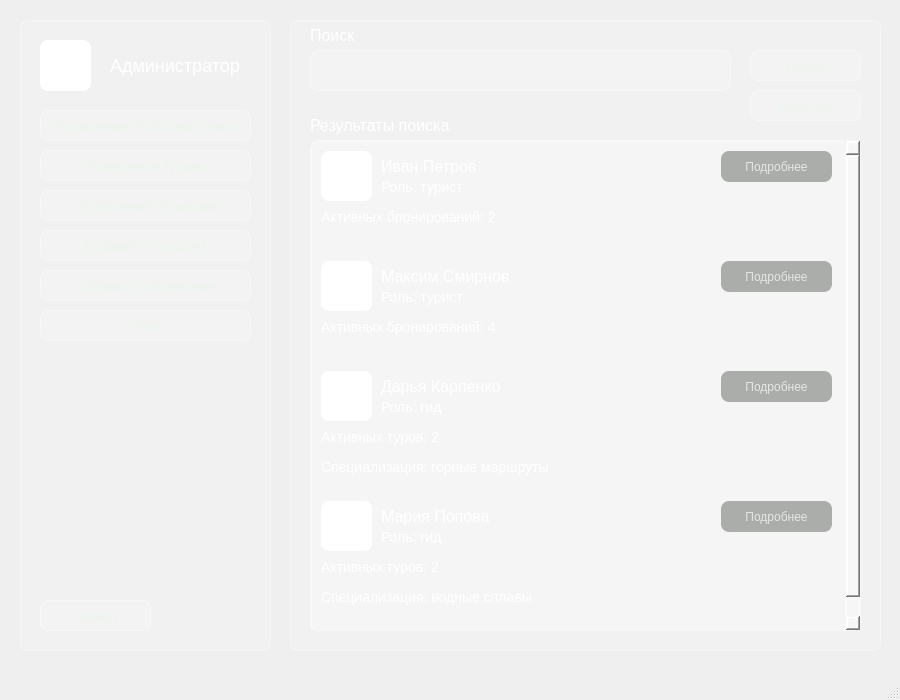
<?xml version="1.0" encoding="UTF-8"?>
<ui version="4.0">
 <class>MainWindow</class>
 <widget class="QMainWindow" name="MainWindow">
  <property name="geometry">
   <rect>
    <x>0</x>
    <y>0</y>
    <width>900</width>
    <height>700</height>
   </rect>
  </property>
  <property name="windowTitle">
   <string>MainWindow</string>
  </property>
  <property name="styleSheet">
   <string notr="true">background-color: qlineargradient(spread:pad, x1:1, y1:1, x2:0, y2:0,
    stop:0 rgba(20, 65, 30, 255),
    stop:0.427447 rgba(35, 95, 55, 235),
    stop:1 rgba(110, 160, 90, 255));</string>
  </property>
  <widget class="QWidget" name="centralwidget">
   <widget class="QFrame" name="frame">
    <property name="geometry">
     <rect>
      <x>20</x>
      <y>20</y>
      <width>251</width>
      <height>631</height>
     </rect>
    </property>
    <property name="styleSheet">
     <string notr="true">background-color: rgba(255, 255, 255, 0.15);
color: rgb(235, 245, 235);
border: 1px solid rgba(255, 255, 255, 0.35);
border-radius: 8px</string>
    </property>
    <property name="frameShape">
     <enum>QFrame::Shape::StyledPanel</enum>
    </property>
    <property name="frameShadow">
     <enum>QFrame::Shadow::Raised</enum>
    </property>
    <widget class="QLabel" name="label_Admin">
     <property name="geometry">
      <rect>
       <x>90</x>
       <y>30</y>
       <width>141</width>
       <height>31</height>
      </rect>
     </property>
     <property name="styleSheet">
      <string notr="true">background-color: none;
font-size: 18px;
border: none;
color: white;</string>
     </property>
     <property name="text">
      <string>Администратор</string>
     </property>
    </widget>
    <widget class="QLabel" name="label_ImageAdmin">
     <property name="geometry">
      <rect>
       <x>20</x>
       <y>20</y>
       <width>51</width>
       <height>51</height>
      </rect>
     </property>
     <property name="styleSheet">
      <string notr="true">background-color: white;
border: none;</string>
     </property>
     <property name="text">
      <string/>
     </property>
    </widget>
    <widget class="QPushButton" name="pushButton_ControlTourist">
     <property name="geometry">
      <rect>
       <x>20</x>
       <y>90</y>
       <width>211</width>
       <height>31</height>
      </rect>
     </property>
     <property name="styleSheet">
      <string notr="true">background-color: rgba(255, 255, 255, 0.15);
color: rgb(235, 245, 235);
border: 1px solid rgba(255, 255, 255, 0.35);
border-radius: 8px;
font-size: 14px;</string>
     </property>
     <property name="text">
      <string>Управление пользователями</string>
     </property>
    </widget>
    <widget class="QPushButton" name="pushButton_ControlTour">
     <property name="geometry">
      <rect>
       <x>20</x>
       <y>130</y>
       <width>211</width>
       <height>31</height>
      </rect>
     </property>
     <property name="styleSheet">
      <string notr="true">background-color: rgba(255, 255, 255, 0.15);
color: rgb(235, 245, 235);
border: 1px solid rgba(255, 255, 255, 0.35);
border-radius: 8px;
font-size: 14px;</string>
     </property>
     <property name="text">
      <string>Управление турами</string>
     </property>
    </widget>
    <widget class="QPushButton" name="pushButton_ControlReview">
     <property name="geometry">
      <rect>
       <x>20</x>
       <y>170</y>
       <width>211</width>
       <height>31</height>
      </rect>
     </property>
     <property name="styleSheet">
      <string notr="true">background-color: rgba(255, 255, 255, 0.15);
color: rgb(235, 245, 235);
border: 1px solid rgba(255, 255, 255, 0.35);
border-radius: 8px;
font-size: 14px;</string>
     </property>
     <property name="text">
      <string>Управление отзывами</string>
     </property>
    </widget>
    <widget class="QPushButton" name="pushButton_Route">
     <property name="geometry">
      <rect>
       <x>20</x>
       <y>210</y>
       <width>211</width>
       <height>31</height>
      </rect>
     </property>
     <property name="styleSheet">
      <string notr="true">background-color: rgba(255, 255, 255, 0.15);
color: rgb(235, 245, 235);
border: 1px solid rgba(255, 255, 255, 0.35);
border-radius: 8px;
font-size: 14px;</string>
     </property>
     <property name="text">
      <string>Добавить маршрут</string>
     </property>
    </widget>
    <widget class="QPushButton" name="pushButton_Equipment">
     <property name="geometry">
      <rect>
       <x>20</x>
       <y>250</y>
       <width>211</width>
       <height>31</height>
      </rect>
     </property>
     <property name="styleSheet">
      <string notr="true">background-color: rgba(255, 255, 255, 0.15);
color: rgb(235, 245, 235);
border: 1px solid rgba(255, 255, 255, 0.35);
border-radius: 8px;
font-size: 14px;</string>
     </property>
     <property name="text">
      <string>Добавить снаряжение</string>
     </property>
    </widget>
    <widget class="QPushButton" name="pushButton_Logout">
     <property name="geometry">
      <rect>
       <x>20</x>
       <y>580</y>
       <width>111</width>
       <height>31</height>
      </rect>
     </property>
     <property name="styleSheet">
      <string notr="true">background-color: rgba(255, 255, 255, 0.15);
color: rgb(235, 245, 235);
border: 1px solid rgba(255, 255, 255, 0.35);
border-radius: 8px;
font-size: 14px;</string>
     </property>
     <property name="text">
      <string>Выход</string>
     </property>
    </widget>
    <widget class="QPushButton" name="pushButton_Logs">
     <property name="geometry">
      <rect>
       <x>20</x>
       <y>290</y>
       <width>211</width>
       <height>31</height>
      </rect>
     </property>
     <property name="styleSheet">
      <string notr="true">background-color: rgba(255, 255, 255, 0.15);
color: rgb(235, 245, 235);
border: 1px solid rgba(255, 255, 255, 0.35);
border-radius: 8px;
font-size: 14px;</string>
     </property>
     <property name="text">
      <string>Логи</string>
     </property>
    </widget>
   </widget>
   <widget class="QFrame" name="frame_2">
    <property name="geometry">
     <rect>
      <x>290</x>
      <y>20</y>
      <width>591</width>
      <height>631</height>
     </rect>
    </property>
    <property name="styleSheet">
     <string notr="true">background-color: rgba(255, 255, 255, 0.15);
color: rgb(235, 245, 235);
border: 1px solid rgba(255, 255, 255, 0.35);
border-radius: 8px</string>
    </property>
    <property name="frameShape">
     <enum>QFrame::Shape::StyledPanel</enum>
    </property>
    <property name="frameShadow">
     <enum>QFrame::Shadow::Raised</enum>
    </property>
    <widget class="QScrollArea" name="scrollArea">
     <property name="enabled">
      <bool>true</bool>
     </property>
     <property name="geometry">
      <rect>
       <x>20</x>
       <y>120</y>
       <width>551</width>
       <height>491</height>
      </rect>
     </property>
     <property name="horizontalScrollBarPolicy">
      <enum>Qt::ScrollBarPolicy::ScrollBarAlwaysOff</enum>
     </property>
     <property name="widgetResizable">
      <bool>false</bool>
     </property>
     <widget class="QWidget" name="scrollAreaWidgetContents">
      <property name="enabled">
       <bool>true</bool>
      </property>
      <property name="geometry">
       <rect>
        <x>0</x>
        <y>0</y>
        <width>535</width>
        <height>510</height>
       </rect>
      </property>
      <widget class="QLabel" name="label_TouristName">
       <property name="geometry">
        <rect>
         <x>70</x>
         <y>10</y>
         <width>101</width>
         <height>31</height>
        </rect>
       </property>
       <property name="styleSheet">
        <string notr="true">background-color: none;
font-size: 16px;
border: none;
color: white;</string>
       </property>
       <property name="text">
        <string>Иван Петров</string>
       </property>
      </widget>
      <widget class="QLabel" name="label_Role">
       <property name="geometry">
        <rect>
         <x>70</x>
         <y>30</y>
         <width>101</width>
         <height>31</height>
        </rect>
       </property>
       <property name="styleSheet">
        <string notr="true">background-color: none;
font-size: 14px;
border: none;
color: white;</string>
       </property>
       <property name="text">
        <string>Роль: турист</string>
       </property>
      </widget>
      <widget class="QLabel" name="label_ImageTourist">
       <property name="geometry">
        <rect>
         <x>10</x>
         <y>10</y>
         <width>51</width>
         <height>50</height>
        </rect>
       </property>
       <property name="styleSheet">
        <string notr="true">background-color: white;
border: none;</string>
       </property>
       <property name="text">
        <string/>
       </property>
      </widget>
      <widget class="QLabel" name="label_ActiveBookings">
       <property name="geometry">
        <rect>
         <x>10</x>
         <y>60</y>
         <width>201</width>
         <height>31</height>
        </rect>
       </property>
       <property name="styleSheet">
        <string notr="true">background-color: none;
font-size: 14px;
border: none;
color: white;</string>
       </property>
       <property name="text">
        <string>Активных бронирований: 2</string>
       </property>
      </widget>
      <widget class="QPushButton" name="pushButton_Profile">
       <property name="geometry">
        <rect>
         <x>410</x>
         <y>10</y>
         <width>111</width>
         <height>31</height>
        </rect>
       </property>
       <property name="styleSheet">
        <string notr="true">background-color: rgba(110, 115, 110, 140);
color: rgba(235, 235, 232, 235);
border: none;
border-radius: 8px;
padding: 8px 18px;</string>
       </property>
       <property name="text">
        <string>Подробнее</string>
       </property>
      </widget>
      <widget class="QPushButton" name="pushButton_Profile_2">
       <property name="geometry">
        <rect>
         <x>410</x>
         <y>120</y>
         <width>111</width>
         <height>31</height>
        </rect>
       </property>
       <property name="styleSheet">
        <string notr="true">background-color: rgba(110, 115, 110, 140);
color: rgba(235, 235, 232, 235);
border: none;
border-radius: 8px;
padding: 8px 18px;</string>
       </property>
       <property name="text">
        <string>Подробнее</string>
       </property>
      </widget>
      <widget class="QLabel" name="label_ActiveBookings_2">
       <property name="geometry">
        <rect>
         <x>10</x>
         <y>170</y>
         <width>201</width>
         <height>31</height>
        </rect>
       </property>
       <property name="styleSheet">
        <string notr="true">background-color: none;
font-size: 14px;
border: none;
color: white;</string>
       </property>
       <property name="text">
        <string>Активных бронирований: 4</string>
       </property>
      </widget>
      <widget class="QLabel" name="label_Role_2">
       <property name="geometry">
        <rect>
         <x>70</x>
         <y>140</y>
         <width>101</width>
         <height>31</height>
        </rect>
       </property>
       <property name="styleSheet">
        <string notr="true">background-color: none;
font-size: 14px;
border: none;
color: white;</string>
       </property>
       <property name="text">
        <string>Роль: турист</string>
       </property>
      </widget>
      <widget class="QLabel" name="label_TouristName_2">
       <property name="geometry">
        <rect>
         <x>70</x>
         <y>120</y>
         <width>131</width>
         <height>31</height>
        </rect>
       </property>
       <property name="styleSheet">
        <string notr="true">background-color: none;
font-size: 16px;
border: none;
color: white;</string>
       </property>
       <property name="text">
        <string>Максим Смирнов</string>
       </property>
      </widget>
      <widget class="QLabel" name="label_ImageTourist_2">
       <property name="geometry">
        <rect>
         <x>10</x>
         <y>120</y>
         <width>51</width>
         <height>50</height>
        </rect>
       </property>
       <property name="styleSheet">
        <string notr="true">background-color: white;
border: none;</string>
       </property>
       <property name="text">
        <string/>
       </property>
      </widget>
      <widget class="QPushButton" name="pushButton_Profile_3">
       <property name="geometry">
        <rect>
         <x>410</x>
         <y>230</y>
         <width>111</width>
         <height>31</height>
        </rect>
       </property>
       <property name="styleSheet">
        <string notr="true">background-color: rgba(110, 115, 110, 140);
color: rgba(235, 235, 232, 235);
border: none;
border-radius: 8px;
padding: 8px 18px;</string>
       </property>
       <property name="text">
        <string>Подробнее</string>
       </property>
      </widget>
      <widget class="QLabel" name="label_ImageGuide">
       <property name="geometry">
        <rect>
         <x>10</x>
         <y>230</y>
         <width>51</width>
         <height>50</height>
        </rect>
       </property>
       <property name="styleSheet">
        <string notr="true">background-color: white;
border: none;</string>
       </property>
       <property name="text">
        <string/>
       </property>
      </widget>
      <widget class="QLabel" name="label_GuideName_4">
       <property name="geometry">
        <rect>
         <x>70</x>
         <y>230</y>
         <width>131</width>
         <height>31</height>
        </rect>
       </property>
       <property name="styleSheet">
        <string notr="true">background-color: none;
font-size: 16px;
border: none;
color: white;</string>
       </property>
       <property name="text">
        <string>Дарья Карпенко</string>
       </property>
      </widget>
      <widget class="QLabel" name="label_Role_3">
       <property name="geometry">
        <rect>
         <x>70</x>
         <y>250</y>
         <width>101</width>
         <height>31</height>
        </rect>
       </property>
       <property name="styleSheet">
        <string notr="true">background-color: none;
font-size: 14px;
border: none;
color: white;</string>
       </property>
       <property name="text">
        <string>Роль: гид</string>
       </property>
      </widget>
      <widget class="QLabel" name="label_ActiveTours">
       <property name="geometry">
        <rect>
         <x>10</x>
         <y>280</y>
         <width>201</width>
         <height>31</height>
        </rect>
       </property>
       <property name="styleSheet">
        <string notr="true">background-color: none;
font-size: 14px;
border: none;
color: white;</string>
       </property>
       <property name="text">
        <string>Активных туров: 2</string>
       </property>
      </widget>
      <widget class="QLabel" name="label_Specialization">
       <property name="geometry">
        <rect>
         <x>10</x>
         <y>310</y>
         <width>241</width>
         <height>31</height>
        </rect>
       </property>
       <property name="styleSheet">
        <string notr="true">background-color: none;
font-size: 14px;
border: none;
color: white;</string>
       </property>
       <property name="text">
        <string>Специализация: горные маршруты</string>
       </property>
      </widget>
      <widget class="QPushButton" name="pushButton_Profile_4">
       <property name="geometry">
        <rect>
         <x>410</x>
         <y>360</y>
         <width>111</width>
         <height>31</height>
        </rect>
       </property>
       <property name="styleSheet">
        <string notr="true">background-color: rgba(110, 115, 110, 140);
color: rgba(235, 235, 232, 235);
border: none;
border-radius: 8px;
padding: 8px 18px;</string>
       </property>
       <property name="text">
        <string>Подробнее</string>
       </property>
      </widget>
      <widget class="QLabel" name="label_Specialization_2">
       <property name="geometry">
        <rect>
         <x>10</x>
         <y>440</y>
         <width>241</width>
         <height>31</height>
        </rect>
       </property>
       <property name="styleSheet">
        <string notr="true">background-color: none;
font-size: 14px;
border: none;
color: white;</string>
       </property>
       <property name="text">
        <string>Специализация: водные сплавы</string>
       </property>
      </widget>
      <widget class="QLabel" name="label_ActiveTours_2">
       <property name="geometry">
        <rect>
         <x>10</x>
         <y>410</y>
         <width>201</width>
         <height>31</height>
        </rect>
       </property>
       <property name="styleSheet">
        <string notr="true">background-color: none;
font-size: 14px;
border: none;
color: white;</string>
       </property>
       <property name="text">
        <string>Активных туров: 2</string>
       </property>
      </widget>
      <widget class="QLabel" name="label_GuideName_5">
       <property name="geometry">
        <rect>
         <x>70</x>
         <y>360</y>
         <width>131</width>
         <height>31</height>
        </rect>
       </property>
       <property name="styleSheet">
        <string notr="true">background-color: none;
font-size: 16px;
border: none;
color: white;</string>
       </property>
       <property name="text">
        <string>Мария Попова</string>
       </property>
      </widget>
      <widget class="QLabel" name="label_ImageGuide_2">
       <property name="geometry">
        <rect>
         <x>10</x>
         <y>360</y>
         <width>51</width>
         <height>50</height>
        </rect>
       </property>
       <property name="styleSheet">
        <string notr="true">background-color: white;
border: none;</string>
       </property>
       <property name="text">
        <string/>
       </property>
      </widget>
      <widget class="QLabel" name="label_Role_4">
       <property name="geometry">
        <rect>
         <x>70</x>
         <y>380</y>
         <width>101</width>
         <height>31</height>
        </rect>
       </property>
       <property name="styleSheet">
        <string notr="true">background-color: none;
font-size: 14px;
border: none;
color: white;</string>
       </property>
       <property name="text">
        <string>Роль: гид</string>
       </property>
      </widget>
     </widget>
    </widget>
    <widget class="QLineEdit" name="lineEdit_Search">
     <property name="geometry">
      <rect>
       <x>20</x>
       <y>30</y>
       <width>421</width>
       <height>41</height>
      </rect>
     </property>
     <property name="placeholderText">
      <string>Введите запрос:</string>
     </property>
    </widget>
    <widget class="QLabel" name="label_6">
     <property name="geometry">
      <rect>
       <x>20</x>
       <y>0</y>
       <width>201</width>
       <height>31</height>
      </rect>
     </property>
     <property name="styleSheet">
      <string notr="true">background-color: none;
font-size: 16px;
border: none;
color: white;</string>
     </property>
     <property name="text">
      <string>Поиск</string>
     </property>
    </widget>
    <widget class="QPushButton" name="pushButton_Search">
     <property name="geometry">
      <rect>
       <x>460</x>
       <y>30</y>
       <width>111</width>
       <height>31</height>
      </rect>
     </property>
     <property name="styleSheet">
      <string notr="true">background-color: rgba(255, 255, 255, 0.15);
color: rgb(235, 245, 235);
border: 1px solid rgba(255, 255, 255, 0.35);
border-radius: 8px;
font-size: 14px;</string>
     </property>
     <property name="text">
      <string>Найти</string>
     </property>
    </widget>
    <widget class="QPushButton" name="pushButton_Search_2">
     <property name="geometry">
      <rect>
       <x>460</x>
       <y>70</y>
       <width>111</width>
       <height>31</height>
      </rect>
     </property>
     <property name="styleSheet">
      <string notr="true">background-color: rgba(255, 255, 255, 0.15);
color: rgb(235, 245, 235);
border: 1px solid rgba(255, 255, 255, 0.35);
border-radius: 8px;
font-size: 14px;</string>
     </property>
     <property name="text">
      <string>Фильтры</string>
     </property>
    </widget>
    <widget class="QLabel" name="label_7">
     <property name="geometry">
      <rect>
       <x>20</x>
       <y>90</y>
       <width>201</width>
       <height>31</height>
      </rect>
     </property>
     <property name="styleSheet">
      <string notr="true">background-color: none;
font-size: 16px;
border: none;
color: white;</string>
     </property>
     <property name="text">
      <string>Результаты поиска</string>
     </property>
    </widget>
   </widget>
  </widget>
  <widget class="QMenuBar" name="menubar">
   <property name="geometry">
    <rect>
     <x>0</x>
     <y>0</y>
     <width>900</width>
     <height>33</height>
    </rect>
   </property>
  </widget>
  <widget class="QStatusBar" name="statusbar"/>
 </widget>
 <resources/>
 <connections/>
</ui>
